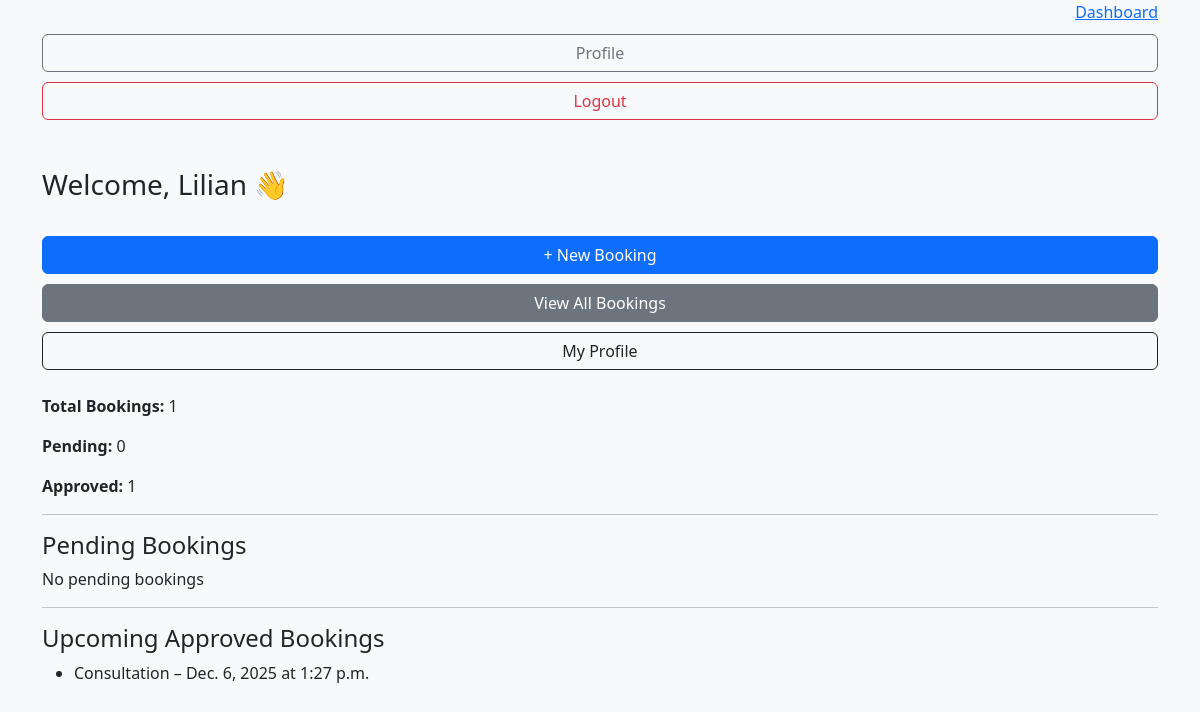
Page /dashboard/ (signed in) on the committed database.
### book/models.py (models this page shows, shortened)
class Booking(models.Model):
    SERVICE_TYPES = [
        ("Consultation", "Consultation"),
        ("Repair", "Repair"),
        ("Meeting", "Meeting"),
        ("Training", "Training"),
        ("Other", "Other"),
    ]
    STATUS_TYPES = [
    ("Pending", "Pending"),
    ("Approved", "Approved"),
    ("Rejected", "Rejected"),
]
    user = models.ForeignKey(User, on_delete=models.CASCADE, null=True)
    name = models.CharField(max_length=100)
    email = models.EmailField()
    phone = models.CharField(max_length=20)
    service = models.CharField(max_length=20, choices=SERVICE_TYPES)
    date = models.DateField()
    time = models.TimeField()
    guests = models.IntegerField(default=1)
    notes = models.TextField(blank=True, null=True)
    status = models.CharField(max_length=20, choices=STATUS_TYPES, default="Pending")

### book/views.py (the view)
# urls.py: path("dashboard/", views.dashboard, name='dashboard'),
@login_required
def dashboard(request):
    bookings = Booking.objects.filter(user=request.user).order_by("-date")
    upcoming = bookings.filter(status="Approved")
    pending = bookings.filter(status="Pending")
    context = {
        "bookings": bookings,
        "upcoming": upcoming[:5],
        "pending": pending[:5],
    }
    return render(request, "book/dashboard.html", context)

### book/templates/book/dashboard.html
{% extends "book/base.html" %} {% block content %}
<h3 class="mb-4">Welcome, {{ user.username }} 👋</h3>
<div class="mb-4">
  <a href="{% url 'create_booking' %}" class="btn btn-primary">+ New Booking</a>
  <a href="{% url 'booking_list' %}" class="btn btn-secondary"
    >View All Bookings</a
  >
  <a href="{% url 'profile' %}" class="btn btn-outline-dark">My Profile</a>
</div>
<p><strong>Total Bookings:</strong> {{ bookings.count }}</p>
<p><strong>Pending:</strong> {{ pending.count }}</p>
<p><strong>Approved:</strong> {{ upcoming.count }}</p>
<hr />
<h4>Pending Bookings</h4>
{% if pending %}
<ul>
  {% for booking in pending %}
  <li>{{ booking.service }} – {{ booking.date }} at {{ booking.time }}</li>
  {% endfor %}
</ul>
{% else %}
<p>No pending bookings</p>
{% endif %}
<hr />
<h4>Upcoming Approved Bookings</h4>
{% if upcoming %}
<ul>
  {% for booking in upcoming %}
  <li>{{ booking.service }} – {{ booking.date }} at {{ booking.time }}</li>
  {% endfor %}
</ul>
{% else %}
<p>No upcoming bookings</p>
{% endif %} {% endblock %}

### book/static/book/style.css (style rules this page uses)
.btn { margin-top: 10px; width: 100%; padding: 12px; background: #2563eb; color: white; border: none; border-radius: 4px; cursor: pointer; font-size: 15px; }

### rows in the picture
Booking: service "Consultation", date "Dec. 6, 2025", time "1:27 p.m."

### other values in the picture
{{ user.username }} "Lilian"
{{ bookings.count }} "1"
{{ pending.count }} "0"
{{ upcoming.count }} "1"
